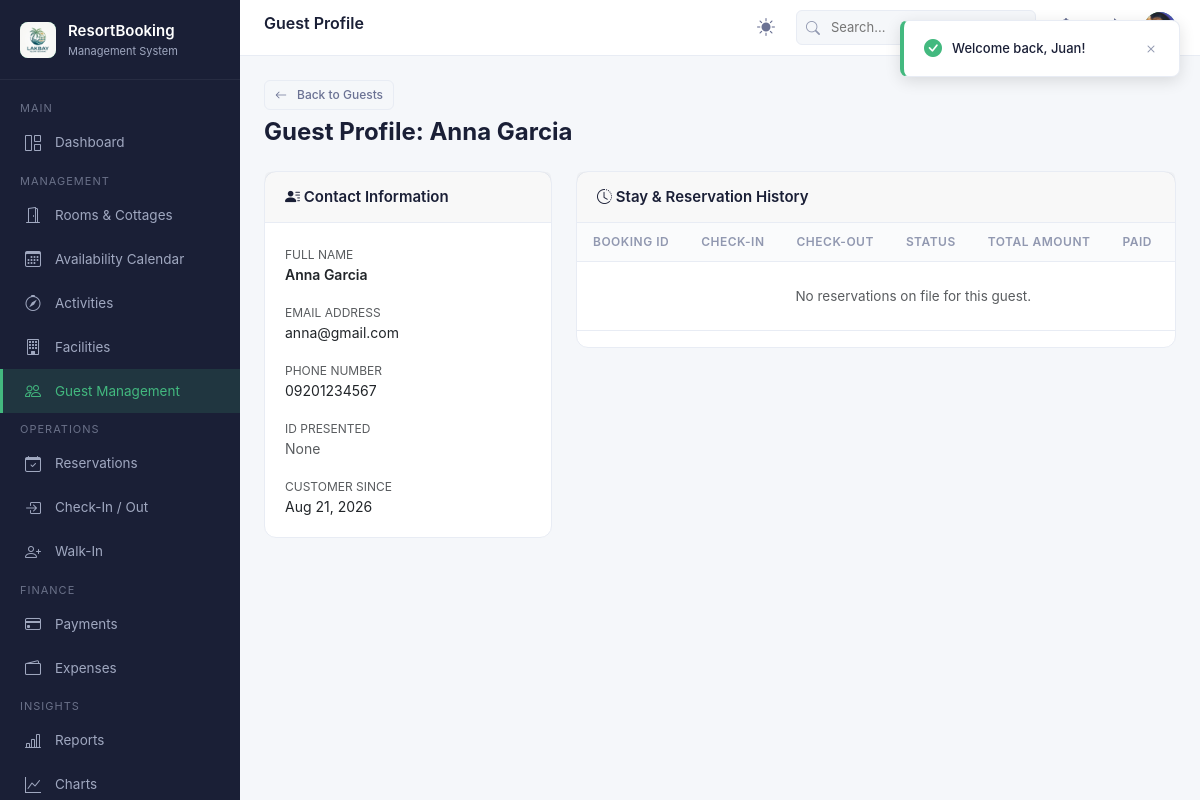
Screenshot of /guests/details.php?id=1 (signed in) with the database file from the repository.
### tables this page shows
CREATE TABLE `guestrecords` (
  `GuestId` int NOT NULL AUTO_INCREMENT,
  `UserId` int DEFAULT NULL,
  `FirstName` varchar(100) NOT NULL,
  `LastName` varchar(100) NOT NULL,
  `Email` varchar(255) DEFAULT NULL,
  `PhoneNumber` varchar(20) DEFAULT NULL,
  `IdType` varchar(50) DEFAULT NULL,
  `IdNumber` varchar(100) DEFAULT NULL,
  `Address` longtext,
  `CreatedAt` datetime(6) NOT NULL,
  PRIMARY KEY (`GuestId`),
  KEY `IX_GuestRecords_UserId` (`UserId`),
  CONSTRAINT `FK_GuestRecords_Users_UserId` FOREIGN KEY (`UserId`) REFERENCES `users` (`UserId`)
);

### config/database.php (called while the page is built, shortened)
<?php
function url($path = '') {
    $path = '/' . ltrim($path, '/');
    return BASE_URL . $path;
}

### includes/functions.php (called while the page is built, shortened)
<?php
require_once __DIR__ . '/../config/database.php';
function formatDate($dateStr, $format = 'M d, Y') {
    $time = strtotime($dateStr);
    return $time ? date($format, $time) : '-';
}

### guests/details.php (the view, shortened to what this page needs)
<?php
require_once __DIR__ . '/../config/database.php';
require_once __DIR__ . '/../includes/functions.php';
$id = (int)($_GET['id'] ?? 0);
$stmt = $pdo->prepare("SELECT * FROM guestrecords WHERE GuestId = ?");
$stmt->execute([$id]);
$guest = $stmt->fetch();
$stmtRes = $pdo->prepare("SELECT r.*,
    (SELECT SUM(p.Amount) FROM payments p WHERE p.ReservationId = r.ReservationId AND p.Status = 1) as PaidAmount
    FROM reservations r
    WHERE r.GuestId = ?
    ORDER BY r.CreatedAt DESC");
$stmtRes->execute([$id]);
$reservations = $stmtRes->fetchAll();
include __DIR__ . '/../includes/header.php';
?>
<div class="mb-4">
    <a href="<?= url('/guests/index.php') ?>" class="btn btn-outline btn-sm mb-2">
        <i class="bi bi-arrow-left me-1"></i> Back to Guests
    </a>
    <h4 style="margin:0; font-weight:700;">Guest Profile: <?= htmlspecialchars(trim($guest['FirstName'] . ' ' . $guest['LastName'])) ?></h4>
</div>
<div class="row g-4 mb-4">
    <div class="col-md-4">
        <div class="card">
            <div class="card-header">
                <h5><i class="bi bi-person-lines-fill"></i> Contact Information</h5>
            </div>
            <div class="card-body">
                <div class="mb-3">
                    <label class="text-muted" style="font-size:12px; text-transform:uppercase;">Full Name</label>
                    <div style="font-weight:600;"><?= htmlspecialchars(trim($guest['FirstName'] . ' ' . $guest['LastName'])) ?></div>
                </div>
                <div class="mb-3">
                    <label class="text-muted" style="font-size:12px; text-transform:uppercase;">Email Address</label>
                    <div><?= !empty($guest['Email']) ? htmlspecialchars($guest['Email']) : '<span class="text-muted">None</span>' ?></div>
                </div>
                <div class="mb-3">
                    <label class="text-muted" style="font-size:12px; text-transform:uppercase;">Phone Number</label>
                    <div><?= !empty($guest['PhoneNumber']) ? htmlspecialchars($guest['PhoneNumber']) : '<span class="text-muted">None</span>' ?></div>
                </div>
                <div class="mb-3">
                    <label class="text-muted" style="font-size:12px; text-transform:uppercase;">ID Presented</label>
                    <div><?= !empty($guest['IdType']) ? htmlspecialchars($guest['IdType']) : '<span class="text-muted">None</span>' ?></div>
                </div>
                <div>
                    <label class="text-muted" style="font-size:12px; text-transform:uppercase;">Customer Since</label>
                    <div><?= formatDate($guest['CreatedAt']) ?></div>
                </div>
            </div>
        </div>
    </div>
    <div class="col-md-8">
        <div class="card">
            <div class="card-header">
                <h5><i class="bi bi-clock-history"></i> Stay & Reservation History</h5>
            </div>
            <div class="table-wrapper">
                <table class="table">
                    <thead>
                        <tr>
                            <th>Booking ID</th>
                            <th>Check-In</th>
                            <th>Check-Out</th>
                            <th>Status</th>
                            <th>Total Amount</th>
                            <th>Paid</th>
                            <th>Action</th>
                        </tr>
                    </thead>
                    <tbody>
                        <?php if (empty($reservations)): ?>
                            <tr><td colspan="7" class="text-center py-4 text-muted">No reservations on file for this guest.</td></tr>
                        <?php endif; ?>
                    </tbody>
                </table>
            </div>
        </div>
    </div>
</div>
<?php include __DIR__ . '/../includes/footer.php'; ?>

### assets/css/site.css (style rules this page uses)
:root { --primary: #43b97f; --primary-dark: #36a36e; --primary-light: #e8f8f0; --primary-bg: #f0faf5; --sidebar-bg: #1a1f36; --sidebar-hover: #252b48; --sidebar-active: rgba(67, 185, 127, 0.15); --sidebar-text: #a0a8c0; --sidebar-text-active: #43b97f; --header-bg: #ffffff; --content-bg: #f5f7fa; --card-bg: #ffffff; --text-primary: #1a1f36; --text-secondary: #6b7294; --text-muted: #9198b0; --border: #e8ecf4; --success: #43b97f; --warning: #f5a623; --danger: #e74c3c; --info: #3498db; --shadow-sm: 0 1px 3px rgba(0,0,0,0.06); --shadow-md: 0 2px 8px rgba(0,0,0,0.08); --shadow-lg: 0 4px 16px rgba(0,0,0,0.12); --radius: 8px; --radius-lg: 12px; }
* { box-sizing: border-box; }
html { overflow-x: hidden; scroll-behavior: smooth; }
body { margin: 0; padding: 0; font-family: -apple-system, BlinkMacSystemFont, 'Segoe UI', Roboto, 'Helvetica Neue', Arial, sans-serif; background: var(--content-bg); color: var(--text-primary); font-size: 14px; line-height: 1.5; overflow-x: hidden; width: 100%; max-width: 100vw; }
.card { background: var(--card-bg); border-radius: var(--radius-lg); border: 1px solid var(--border); margin-bottom: 20px; }
.card-header { padding: 16px 20px; border-bottom: 1px solid var(--border); display: flex; align-items: center; justify-content: space-between; }
.card-header h5 { margin: 0; font-size: 15px; font-weight: 600; color: var(--text-primary); }
.card-body { padding: 20px; }
.table-wrapper { overflow-x: auto; }
.table { width: 100%; border-collapse: collapse; }
.table th { padding: 10px 16px; text-align: left; font-size: 12px; font-weight: 600; color: var(--text-muted); text-transform: uppercase; letter-spacing: 0.5px; border-bottom: 1px solid var(--border); background: #fafbfc; white-space: nowrap; }
.table td { padding: 12px 16px; border-bottom: 1px solid var(--border); font-size: 13.5px; color: var(--text-primary); vertical-align: middle; }
.btn { display: inline-flex; align-items: center; gap: 6px; padding: 8px 16px; border-radius: 6px; font-size: 13px; font-weight: 500; border: none; cursor: pointer; transition: all 0.2s; text-decoration: none; white-space: nowrap; }
.btn-outline { background: transparent; border: 1px solid var(--border); color: var(--text-secondary); }
.btn-sm { padding: 5px 10px; font-size: 12px; }
* { scrollbar-width: thin; scrollbar-color: var(--border) transparent; }
.table-wrapper { overflow-x: auto; -webkit-overflow-scrolling: touch; }

### rows the page displays
guestrecords: FirstName+LastName "Anna Garcia", Email "anna@gmail.com", PhoneNumber "09201234567", CreatedAt "Aug 21, 2026"

### other values shown
$resortSettings['ResortName'] "ResortBooking"
$resortSettings['ResortSubtitle'] "Management System"
$pageTitle "Guest Profile"
